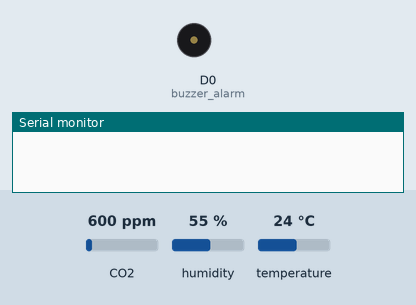
Bench run of a sketch on a simulated ESP8266 (NodeMCU). On the bench: buzzer (waves = sounding, pin HIGH), the last lines printed to the serial monitor. Inputs (shaded band) come from the test bench; at power-on: CO2 600 ppm, humidity 55 %, temperature 24 °C. WiFi joins after 1.5 s; servers stay silent unless stated.

Above: at 0.1 s.
At 2.0 s:
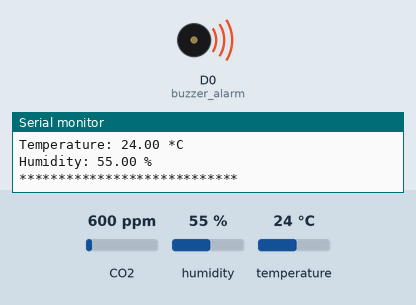
Timing chart, 0 to 3.5 s (numbered marks = the images above):
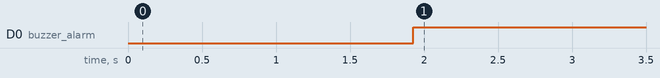

The sketch:

indivudialassignment.ino
```cpp
#define BLYNK_PRINT Serial
#include <ESP8266WiFi.h>
#include <BlynkSimpleEsp8266.h>
#include <SPI.h>
#include <Wire.h>
#include "MQ135.h"
//#include <Adafruit_Sensor.h>
#include <DHT.h>

char auth[] = "l0XcZAMpCnymzP1HGGIjSa9FCoF16EDn";    // You should get Auth Token in the Blynk App.
char ssid[] = "test";                           // Your WiFi credentials.
char pass[] = "12345678";

#define DHTTYPE DHT11     // DHT 11
#define DHTPIN D4

#define buzzer_alarm D0
#define pir_human D3


int alarm_status;
int pir_status = 0;

DHT dht(DHTPIN, DHTTYPE);


void setup()
{
  Serial.begin(115200);
  dht.begin();
  Blynk.begin(auth, ssid, pass);

  pinMode(pir_human, INPUT);
  pinMode(buzzer_alarm, OUTPUT);

  digitalWrite(buzzer_alarm, LOW);

  delay(100);
}


void loop()
{
  Blynk.run();
  MQ135 gasSensor = MQ135(A0);
  float air_quality = gasSensor.getPPM();

  float t = dht.readTemperature();
  float h = dht.readHumidity();

  pir_status = digitalRead(pir_human);
  alarm_status = digitalRead(buzzer_alarm);


  if (pir_status == 1)
  {
    Serial.println("Person Detected");
  }
  else if (pir_status == 0)
  {
    Serial.println("No One in Room");
  }


  if (air_quality > 150)
  {
    digitalWrite(buzzer_alarm, HIGH);
//    digitalWrite(relay_fan, LOW);
    Serial.println("Buzzer Status: ON");
    Serial.println("Exhaust Fan: ON");
  }
  else
  {
    digitalWrite(buzzer_alarm, LOW);
//    digitalWrite(relay_fan, HIGH);
    Serial.println("Buzzer Status: OFF");
    Serial.println("Exhaust Fan: OFF");
  }

  Serial.print("Air Quality: ");
  Serial.print(air_quality);
  Serial.println(" PPM");

  Serial.print("Temperature: ");
  Serial.print(t);
  Serial.println(" *C");

  Serial.print("Humidity: ");
  Serial.print(h);
  Serial.println(" %");

  Serial.println();
  Serial.println("****************************");
  Serial.println();

  Blynk.virtualWrite(V1, t);             // For Temperature
  Blynk.virtualWrite(V2, h);             // For Humidity
  Blynk.virtualWrite(V3, air_quality);   // For Gas
  Blynk.virtualWrite(V4, alarm_status);  // For Alarm & Exhaust Fan
  Blynk.virtualWrite(V5, pir_status);    // For Human Detection

  delay(1500);
}
```

Measured:
- by itself, D0 (buzzer_alarm): LOW → HIGH at 1.9 s
